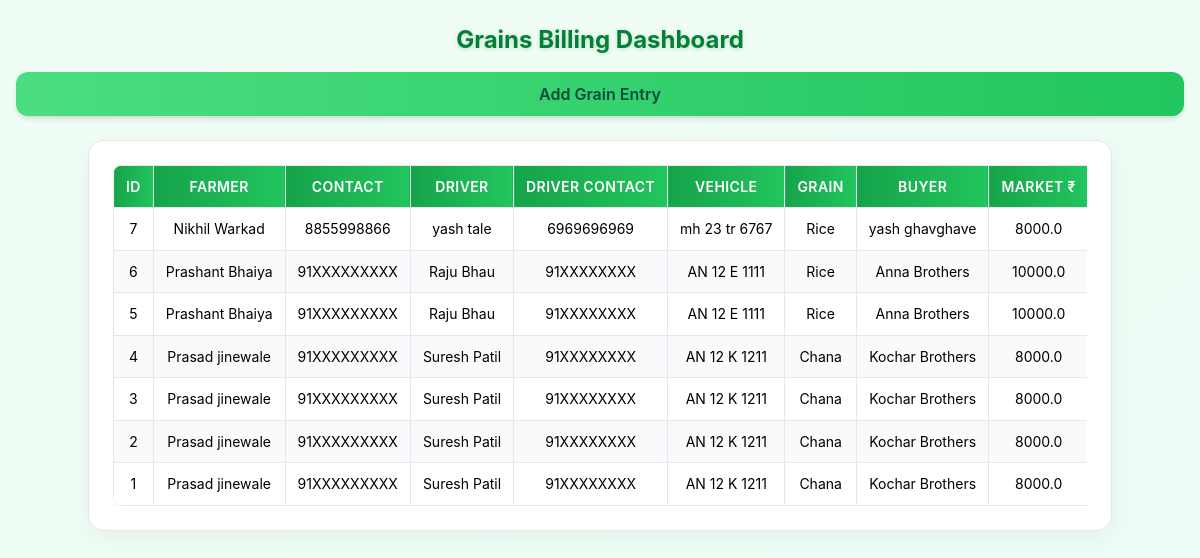
Page /kubs/ on the earlier database version.
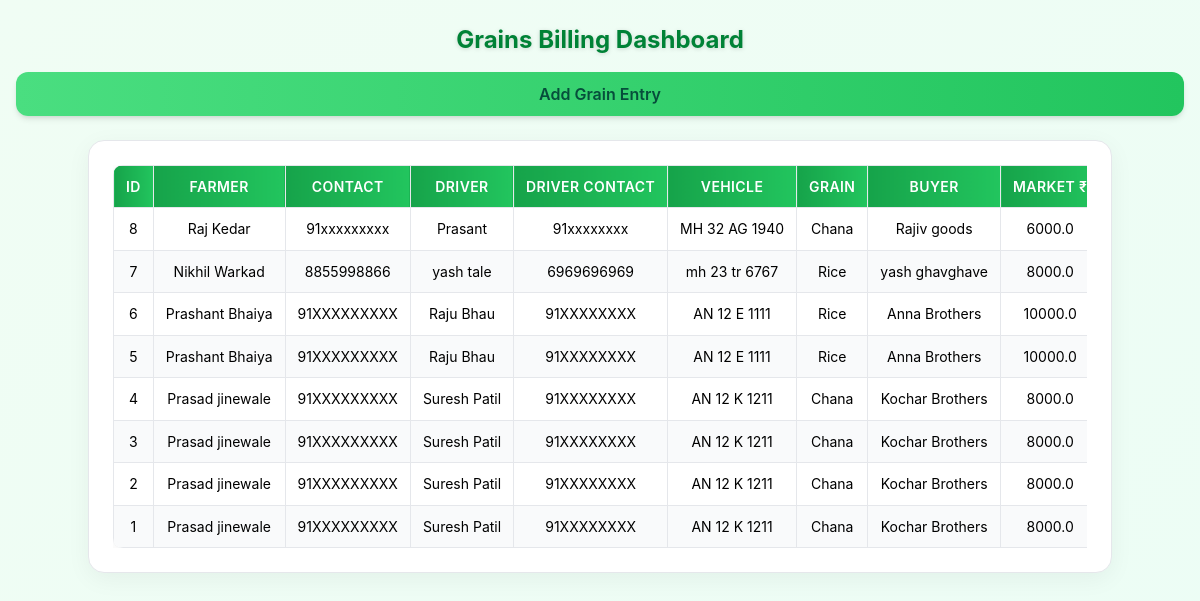
Same page on the later database version.
### KUBS/models.py (models this page shows, shortened)
class KUBS_Grains_Data(models.Model):
    farmers_name = models.CharField(max_length=100)
    contact_number = models.CharField(max_length=15)
    driver_name = models.TextField(blank=True, null=True)
    driver_contact_number = models.CharField(max_length=15, blank=True, null=True)
    vehicle_number = models.CharField(max_length=20, blank=True, null=True)
    grain_type = models.CharField(max_length=20, choices=GrainsData_Choices)
    buyer_name = models.CharField(max_length=100)
    market_rate = models.FloatField()
    bedding_rate = models.FloatField()
    quantity = models.FloatField()
    advance_amount = models.FloatField()
    total_amount = models.FloatField()
    balance_amount = models.FloatField()
    date_of_transaction = models.DateField(default=timezone.now())

### KUBS/views.py (the view, shortened to what this page needs)
# urls.py: path('', views.home, name='home'),
def home(request):
    query = request.GET.get('q', '').strip()
    grains_entries = KUBS_Grains_Data.objects.all().order_by('-id')
    invoices = GrainInvoiceSettings.objects.all().order_by('-id')
    context = {
        'invoices': invoices,
        'grains_entries': grains_entries,
        'query': query,
    }
    return render(request, 'KUBS_home.html', context)

### KUBS/templates/KUBS_home.html (shortened to what this page needs)
{% load static tailwind_tags %}
<!DOCTYPE html>
<html lang="en">
<head>
  {% tailwind_css %}
</head>
<body class="min-h-screen">
<div class="flex flex-col sm:flex-row sm:justify-between sm:items-center
            gap-4 mt-6 mb-6 px-4 sm:px-8 text-center sm:text-left">
  <h1 class="text-2xl sm:text-3xl font-bold text-green-700 drop-shadow-sm">
    Grains Billing Dashboard
  </h1>
  <a href="{% url 'AddGrainsData' %}"
     class="add-btn shadow-md hover:shadow-lg w-full sm:w-auto text-center">
    Add Grain Entry
  </a>
</div>
<div class="container mx-auto px-3 sm:px-6 lg:px-8">
  <div class="card border border-gray-200">
    <div class="bg-gray-50 rounded-lg">
      {% if grains_entries %}
      <div class="overflow-x-auto relative">
        <table class="excel-table">
          <thead>
            <tr>
              <th>ID</th>
              <th>Farmer</th>
              <th>Contact</th>
              <th>Driver</th>
              <th>Driver Contact</th>
              <th>Vehicle</th>
              <th>Grain</th>
              <th>Buyer</th>
              <th>Market ₹</th>
            </tr>
          </thead>
          <tbody>
            {% for item in grains_entries %}
            <tr>
              <td>{{ item.id }}</td>
              <td>{{ item.farmers_name }}</td>
              <td>{{ item.contact_number }}</td>
              <td>{{ item.driver_name|default:"-" }}</td>
              <td>{{ item.driver_contact_number|default:"-" }}</td>
              <td>{{ item.vehicle_number|default:"-" }}</td>
              <td>{{ item.grain_type }}</td>
              <td>{{ item.buyer_name }}</td>
              <td>{{ item.market_rate }}</td>
            </tr>
            {% endfor %}
          </tbody>
        </table>
      </div>
      {% else %}
      <div class="text-center text-gray-600 text-base sm:text-lg py-12">
        No Grain Data Available
      </div>
      {% endif %}
    </div>
  </div>
</div>
</body>
</html>

Differences in the rows shown:
added KUBS_Grains_Data: id "8", farmers_name "Raj Kedar", contact_number "91xxxxxxxxx", driver_name "Prasant", driver_contact_number "91xxxxxxxx", vehicle_number "MH 32 AG 1940", grain_type "Chana", buyer_name "Rajiv goods", market_rate "6000.0"
